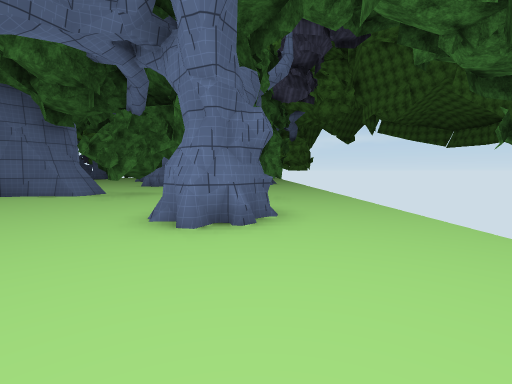
View 1 (above)

16 first-person views from a walk through a Unity game level. The camera is 1.3 m above the floor, tilts 4° down and sees 85° across. The floor is counted in squares, 2 m on a side. Each view is taken from the middle of a square. On the plan, view 1 faces up. The plan holds only what a view shows up to about 9 squares ahead; the rest is blank. The place goes on beyond the plan. The player is left out. Some surface patterns are stand-ins.

View 2
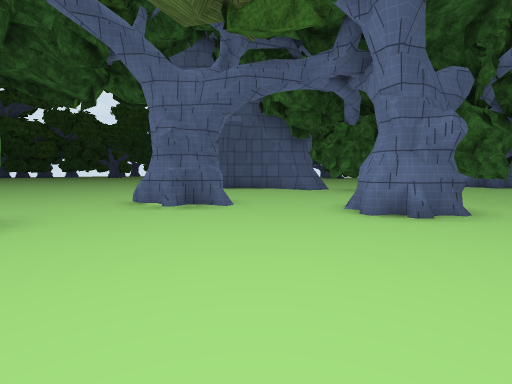

View 3
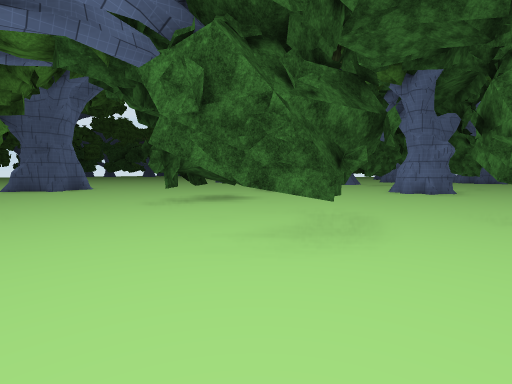

View 4
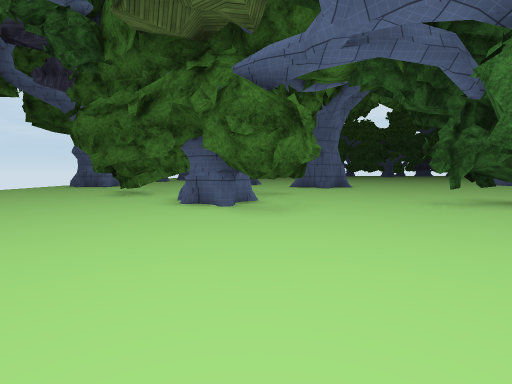

View 5
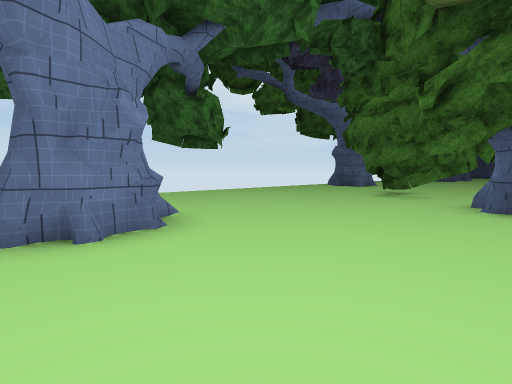

View 6
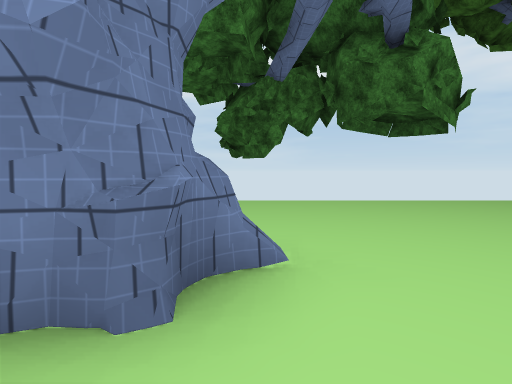

View 7
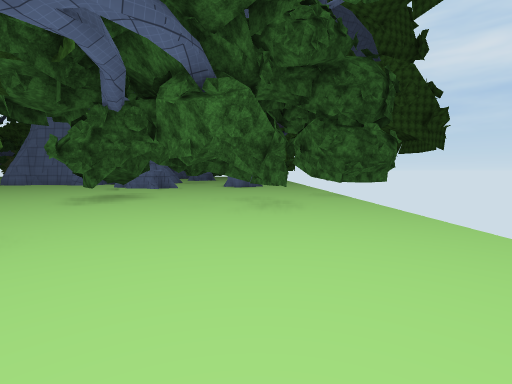

View 8
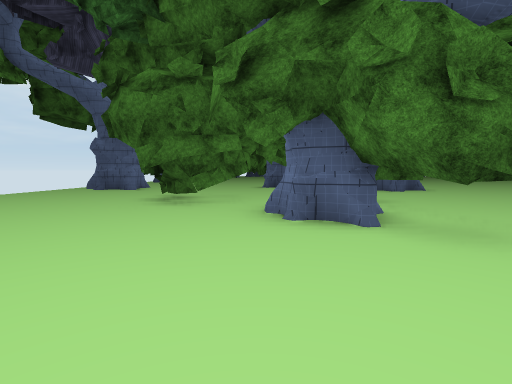

View 9
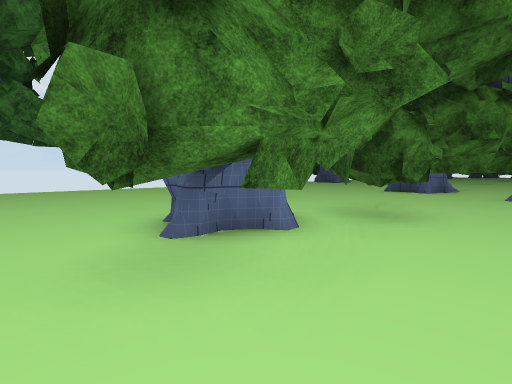

View 10
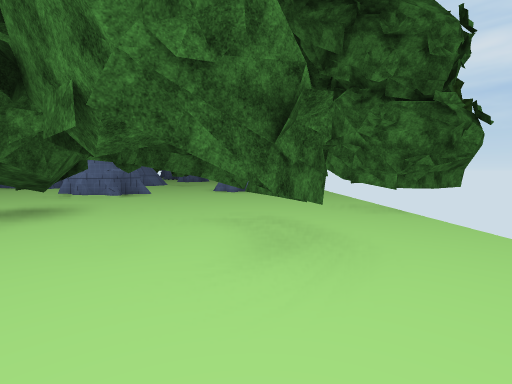

View 11
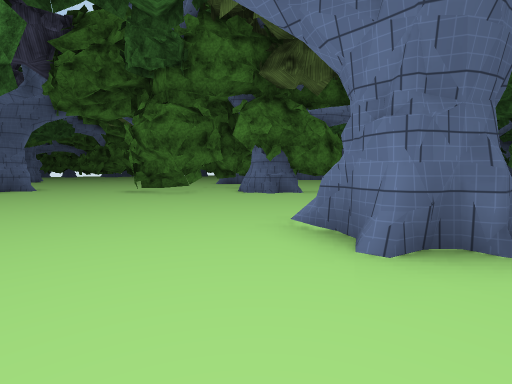

View 12
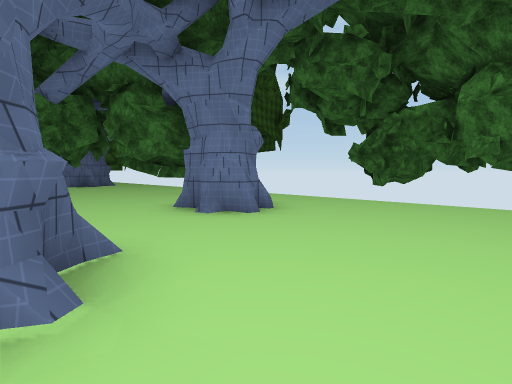

View 13
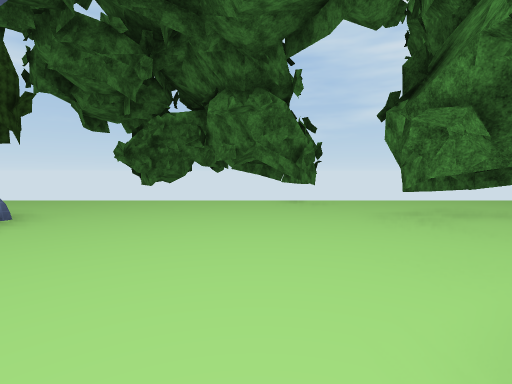

View 14
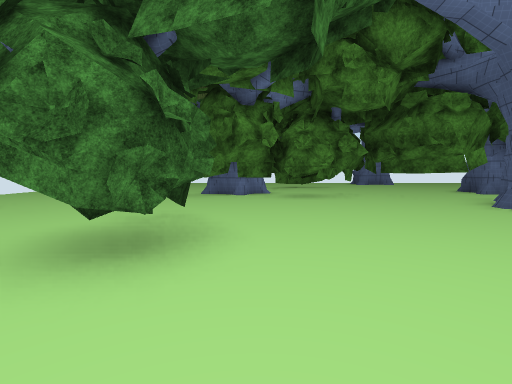

View 15
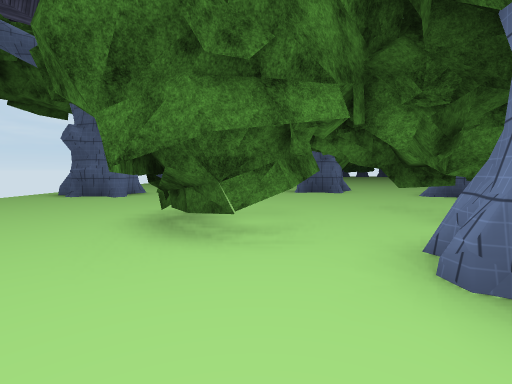

View 16
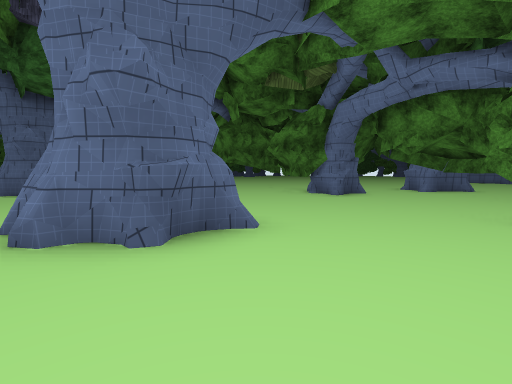

### Floor plan
Key: @ floor where view 1 was taken; # wall or solid block; x gap in a wall; . floor; T thing the floor can be seen under or through.
Columns run from 19 left of view 1 to 3 right of it. Each row starts with its distance up from view 1.
  9              #####....
  8             #####.##..
  7              ..##..#..
  6              ......#..
  5              .....##..
  4               ....##..
  3            ..  #......#
  2            ...##......#
  1          .............#
  0          ..........@.##
 -1           .....###...##
 -2           .....#####..
 -3           .....#####..
 -4         ##........##..
 -5        .#.............
 -6        .###..T.TT.....
 -7       #....TTTTTT.....
 -8       ##...TTTTTT.....
 -9      .#.....TTTT .....
-10      ......T T .......
-11      ......TTTT.....#.
-12       .............##x
-13        ...............
-14        ##.............
-15 ##..   ##.............
-16   .......... .......

Positions as (right, up) in squares from view 1, and headings:
1: (0, 0), facing up
2: (1, -1), facing up-left
3: (2, -6), facing up-left
4: (2, -7), facing left
5: (2, -8), facing down-left
6: (0, -10), facing down
7: (0, -9), facing up
8: (0, -9), facing left
9: (-2, -5), facing down-left
10: (0, -6), facing up
11: (2, -15), facing up-left
12: (-4, 0), facing up-right
13: (-4, 0), facing right
14: (-5, 1), facing down
15: (-3, -10), facing left
16: (-8, -16), facing up-left
